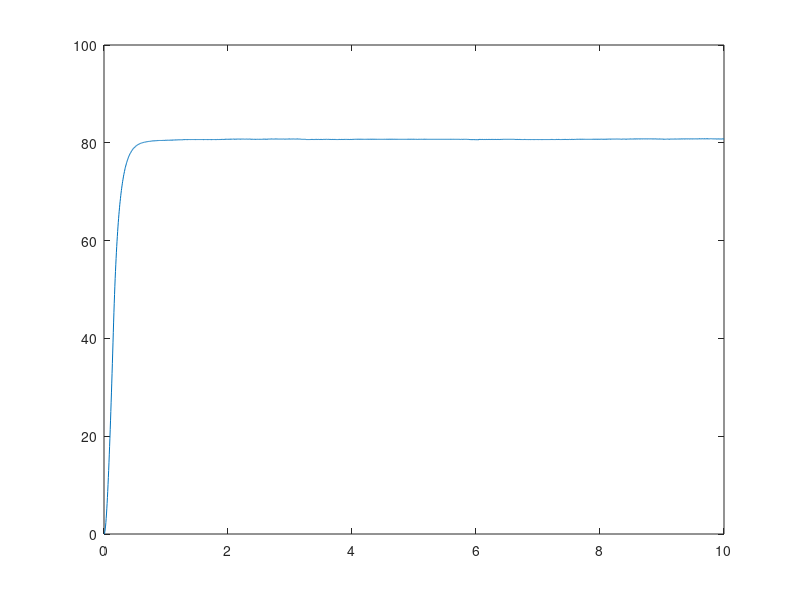

This chart was generated by the following MATLAB code: (Note: this script raises an error after producing the figure.)
Ts = 0.005
y = load('y_motore.mat').y
t = load('t_motore.mat').t
u(1) = 12
s=tf('s')
%% Filter signal
% With 10 seconds, and Ts = 0.005 we have 2000 samples, so 20 windowSize
% means is equal to 1.5%
windowSize = 30
b=(1/windowSize)*ones(1,windowSize)
a = 1
y_filtered = filter(b,a,y)
plot(t,y_filtered)
%% Secondo metodo

n = size(y_filtered)
S1 = 0
y_overline = 80.71
for i = 1:n-1
    S1 = S1 +(y_overline-y_filtered(i))*(t(i+1)-t(i));% definizione di integrale, f * \delta T, che suppongo essere sufficientemente piccolo
end
Q = trapz(t(1:length(t)),y_filtered(1:length(y_filtered)))
ext_area = y_overline*t(round(length(t)))-Q
S1 = ext_area/y_overline
mu = y_overline / u(1)
%%
% S1 = 5.0048 = T + tau
f=find(t<S1) % per ricavare quanto vale tau mi vado a vedere innanzitutto quando la t è pari a 5.0048, approssimo per difetto in questo caso
% i < 502
S2 = trapz(t(1:length(f)),y_filtered(1:length(f)))
T = S2*exp(1)/y_overline
tau = S1-T
G = mu/(1+s*T)*exp(-tau*s)

%% Approssimazione di Padè
G_senza_pade = (mu/(1+s*T))
G_pade = (mu/(1+s*T))*((1-0.5*tau*s)/(1+0.5*tau*s)) 
% oppure
% pade = pade(tau,1)
% G_pade = G_senza_pade*pade 
% Same result, using matlab function
G_with_integration = G_pade/s/9.5493
% [num,den]=tfdata(G_pade)
num_without_pole = [0 -0.1697 6.7333]
den_without_pole = [0.0030 0.1436 1]
[Aw,Bw,Cw,Dw]=tf2ss(num_without_pole,den_without_pole)

%%
%syms x_punto x u
%x_punto = -A*x+B*ud
%y = x
%u_punto = u - ud(t) / T

%[x_punto ; u_punto] = [-A B; 0 -1/T][x u] + [0 1/T]u
%y = [1 0 ][x u]

A = [-9.2074 61.9639; 0 -16.211]
B= [0 ;16.211]
C= [1 0]


%%

A1 = [ 0 1 0; 0 -9.2074 61.9639; 0 0 -16.211]
B1 = [0; 0; 16.211]
C1 = [1 0 0]
D1 = 0
Q = [100 0 0 0; 0 0.1 0 0; 0 0 0.1 0; 0 0 0 5]
R = 0.001
[K_tilde1,S,e] = lqi(ss(A1,B1,C1,D1),Q,R)
kr = -1/(C1*inv(A1-B1*K_tilde1(1:3))*B1)


%%
num = [0 0 -0.2075 6.726]
den = [0.032 1.332 9.549 0]
[A,B,C,D]=tf2ss(num,den)
% Dovrebbe funzionare fino a w circa 1/tau, ovvero 19.8410 nel nostro caso
%https://lpsa.swarthmore.edu/Representations/SysRepTransformations/TF2SS.html#:~:text=Probably%20the%20most%20straightforward%20method,is%20not%20important%20to%20us.
%H(s) = Y(s)/U(s)=(b0s^n+b1s^{n-1}+...+b_{n-1}s+b_n)/(s^n+a_1s^{n-1}+...+a_{n-1}s+a_n)
% A = [0 1 0 ... 0; 0 0 1 ... 0; .....,; 0 0 0... 1; -a_n -a_{n-1} -a_{n-2}
% ... -a1]
% B = [0;0;...;1] C = [(b_n-a_nb_0) (b_{n-1}-a_{n-1}b_0) ... (b_2-a_2b_0)
% (b_1-a_1b_0)] D= b_0
% b0 = 6.733
% b1 = -0.1697
% a0=1
% a1=0.1436
% a2 = 0.002983
% A = [0 1; -a0/a2 -a1/a2]
% B = [0; 1/a2]
% C = [b0-(b1*a0)/a2 b1-(b1*a1)/a2]
% D=b0

%% 
b0 = 0
b1 = -0.2075
b2 = 6.726
a3 = 0
a2 = 1/0.032
a1 = 1.332 / 0.032
A = [0 1 0; 0 0 1;-a3 -a2 -a1]
B = [0; 0; 1]
C = [b2 b1 b0]
D=0
Q = eye(4)
R = 1
[K,S,e] = lqi(ss(A,B,C,D),Q,R)
kr = -1/(C*inv(A-B*K(1:3))*B)

%% approximation padè in ss
G_senza_delay = G_senza_pade/s/9.5493;
num = [0 0 6.726];
den = [1.037 9.549 0];
[A,B,C,D] = tf2ss(num,den);
%A = [0 1; 0 -9.2081]
%B = [0; 61.9337]
%C = [1 0]
%D = 0
%%

sys_without_delay = ss(A,B,C,D);
Q = [0.0003 0 0; 0 0.1  0; 0 0 1];
R = 0.01;
[K_tilde,S,e] = lqi(ss(A,B,C,D),Q,R,0);
kr = -1/(C*inv(A-B*K_tilde(1:2))*B);
%%
sys_with_delay = ss(A,B,C,D,'InputDelay',tau)
sys_pade = pade(sys_with_delay,1,Inf,Inf)
%%
A = sys_pade.A
B = sys_pade.B
C = sys_pade.C

D = sys_pade.D
Q = [0.01 0 0 0; 0 10 0 0; 0 0 0.01 0; 0 0 0 5]
R =  0.87*10
[K_tilde,S,e] = lqi(ss(A,B,C,D),Q,R,0)
kr = -1/(C*inv(A-B*K_tilde(1:3))*B)

